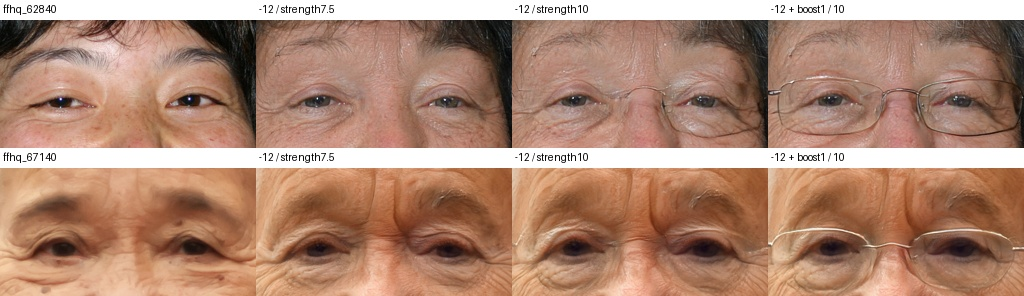
#> input picture integration/quality/evidence/e4e-minus12-counterexamples-20261128.jpg, 1024 x 296 px
$ python -i audit_dataset.py   (imports and definitions only)   (older library calls are emulated)
#> lines starting #> are read from the running program, lines starting #| are printed output that depends on the picture
#!/usr/bin/env python3
"""Read-only, CPU-only audit of existing face-age data/checkpoints/evaluation PNGs.

No model is loaded. Existing demographic values are classifier metadata, not
verified personal attributes. Fixed cheek-region color is a geometric proxy,
not a skin segmentation or ethnicity determination.
"""
import argparse
from collections import Counter
from concurrent.futures import ThreadPoolExecutor
from datetime import datetime, timezone
import json
import math
from pathlib import Path
import re
from urllib.parse import urlsplit

import cv2
import numpy as np
import pandas as pd

# [1 line not run here, left out]


# [23 lines left out: functions finite_stats, corr, photograph_id, not called in this run]


def image_features(path):
    if not Path(path).is_file():
        return None
    image = cv2.imread(str(path))
#> image is the input picture: shape (296, 1024, 3); mean B, G, R 116.2, 136.4, 175.5
    if image is None:
        return None
    h, w = image.shape[:2]
#> h = 296; w = 1024
    small = cv2.resize(image, (256, 256), interpolation=cv2.INTER_AREA)
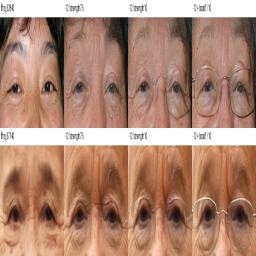
#> small: shape (256, 256, 3); mean B, G, R 116.2, 136.4, 175.5
    lab = cv2.cvtColor(small.astype(np.float32) / 255, cv2.COLOR_BGR2LAB)
#> lab: shape (256, 256, 3) float32; mean of channels 0, 1, 2 59.5, 12.8, 17.2
    # Bilateral cheek windows in FFHQ coordinates. Pose/hair can contaminate this
    # proxy; aggregate statistics are paired, not a true skin-color metric.
    pixels = np.concatenate([lab[123:159, 65:105].reshape(-1, 3), lab[123:159, 151:191].reshape(-1, 3)])
#> pixels = 2880 rows, first 8: [58.7, 16.17, 20.27], [61.77, 16.27, 18.41], [63.35, 15.19, 16.7], [62.02, 17.31, 17.67], [64.81, 16.34, 16.86], [66.94, 15.92, 16], [67.28, 17.22, 15.97], [67.02, 17.64, 16.16]
    cheek = np.median(pixels, axis=0)
#> cheek = [72.18, 10.6, 13.74]
    gray = cv2.cvtColor(small, cv2.COLOR_BGR2GRAY)
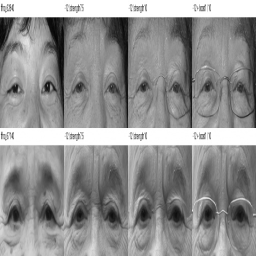
#> gray: shape (256, 256); min 6, max 255, mean 145.8
    coeffs = cv2.dct(cv2.resize(gray.astype(np.float32), (32, 32)))[:8, :8]
    threshold = np.median(coeffs.flatten()[1:])
#> threshold = 2.01
    phash = np.packbits((coeffs > threshold).flatten()).tobytes().hex()
#> phash = 'f59e0181820afefe'
    # A true channel swap dramatically increases deviation; report raw BGR order
    # explicitly and do not silently relabel it as RGB.
    rgb_mean = small[:, :, ::-1].mean(axis=(0, 1))
#> rgb_mean = [175.5, 136.4, 116.2]
    return {"width": w, "height": h, "cheek_lab": [float(v) for v in cheek], "rgb_mean": [float(v) for v in rgb_mean], "blur_laplacian": float(cv2.Laplacian(gray, cv2.CV_64F).var()), "phash64": phash}


# [118 lines left out: functions near_cross_split, split_summary, run, not called in this run]


# [7 lines not run here, left out]

>>> result = image_features('evidence/e4e-minus12-counterexamples-20261128.jpg')
#> result = {'width': 1024, 'height': 296, 'cheek_lab': [72.18, 10.6, 13.74], 'rgb_mean': [175.5, 136.4, 116.2], 'blur_laplacian': 966.2, 'phash64': 'f59e0181820afefe'}

$ run again, on integration/quality/evidence/e4e-glasses-preservation-20261128.jpg
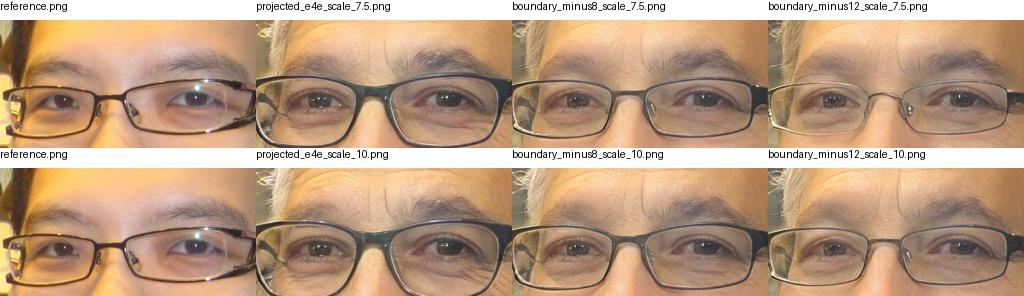
#> input picture integration/quality/evidence/e4e-glasses-preservation-20261128.jpg, 1024 x 296 px
#> in image_features, image is the input picture: shape (296, 1024, 3); mean B, G, R 130.6, 156.8, 188.1
#> in image_features, `small = cv2.resize(image, (256, 256), interpolation=cv2.INTER_AREA)`:
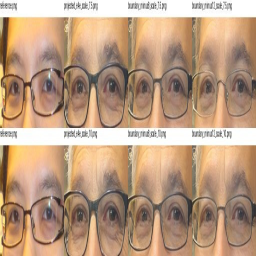
#> small: shape (256, 256, 3); mean B, G, R 130.6, 156.8, 188.1
#> lab: shape (256, 256, 3) float32; mean of channels 0, 1, 2 66.4, 8.2, 18.3
#> pixels = 2880 rows, first 8: [67.77, 4.48, 26.53], [48.3, 5.55, 16.8], [30.57, 3.25, 9.88], [59.38, 5.59, 11.84], [63.93, 8.17, 17.91], [67.67, 10.72, 22.72], [69.17, 10.55, 24.83], [72.58, 13.84, 24.56]
#> cheek = [84.77, 3.23, 12.3]
#> in image_features, `gray = cv2.cvtColor(small, cv2.COLOR_BGR2GRAY)`:
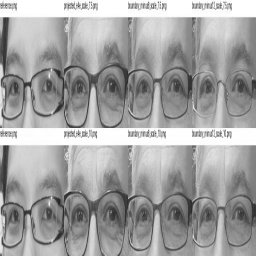
#> gray: shape (256, 256); min 35, max 255, mean 163.2
#> threshold = -2.54
#> phash = 'd1824980ee7ecbba'
#> rgb_mean = [188.1, 156.8, 130.6]
#> result = {'width': 1024, 'height': 296, 'cheek_lab': [84.77, 3.23, 12.3], 'rgb_mean': [188.1, 156.8, 130.6], 'blur_laplacian': 1274.7, 'phash64': 'd1824980ee7ecbba'}

$ run again, on integration/quality/evidence/e4e-minus12-schedule-20261128.jpg
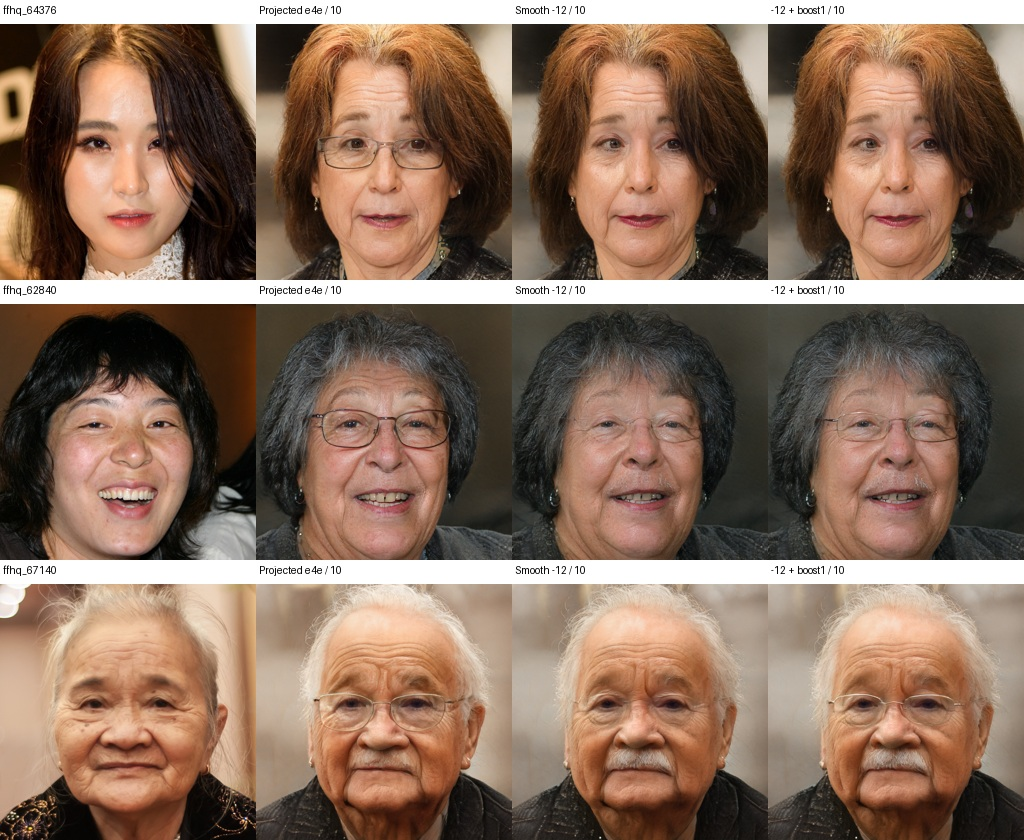
#> input picture integration/quality/evidence/e4e-minus12-schedule-20261128.jpg, 1024 x 840 px
#> in image_features, image is the input picture: shape (840, 1024, 3); mean B, G, R 93, 110, 136.4
#> in image_features, `small = cv2.resize(image, (256, 256), interpolation=cv2.INTER_AREA)`:
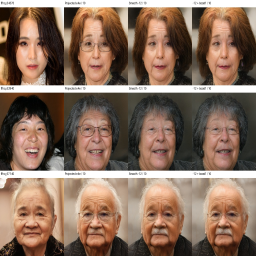
#> small: shape (256, 256, 3); mean B, G, R 93, 110, 136.4
#> lab: shape (256, 256, 3) float32; mean of channels 0, 1, 2 47.2, 8.2, 13.6
#> pixels = 2880 rows, first 8: [24.85, -0.438, 7.44], [24.22, -1, 4.52], [20.67, -2.61, 1.95], [31.38, -2.06, 1.95], [21.28, -1.95, 2.88], [15.36, -1.33, 2.5], [32.94, -0.578, 0.469], [40.35, -1.19, 0.875]
#> cheek = [45.92, 13.09, 12.92]
#> in image_features, `gray = cv2.cvtColor(small, cv2.COLOR_BGR2GRAY)`:
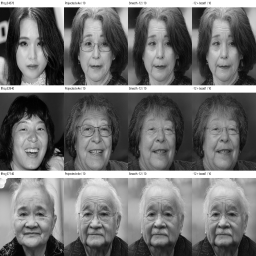
#> gray: shape (256, 256); min 1, max 255, mean 116
#> threshold = -10.36
#> phash = 'cd02fe820e8eaafc'
#> rgb_mean = [136.4, 110, 92.99]
#> result = {'width': 1024, 'height': 840, 'cheek_lab': [45.92, 13.09, 12.92], 'rgb_mean': [136.4, 110, 92.99], 'blur_laplacian': 1382.9, 'phash64': 'cd02fe820e8eaafc'}
